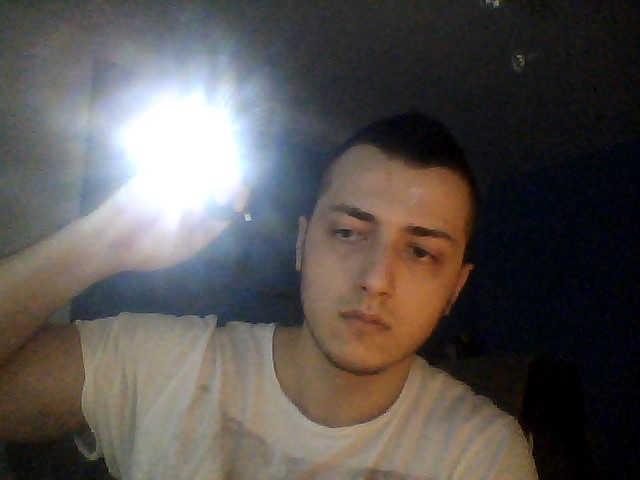
#> input picture roiTest.JPG, 640 x 480 px, found by its file name
$ python ROItest.py   (Python 2 division)   (older library calls are emulated)
#> lines starting #> are read from the running program, lines starting #| are printed output that depends on the picture; after the words box and inside, x2 and y2 are one past the last pixel; in counts of white or black regions, pixels touching at a corner belong together
### softFunctions.py
# -*- coding: utf-8 -*-
"""
Created on Fri Dec 11 15:23:17 2015

Funkcije koriscenje za kolokvijum iz predmeta Soft Kompjuting 2015/16 (Uz neke izmene)

@author: aloha
"""

 #%% IMPORT ALL LIBRARIES

#import potrebnih biblioteka za K-means algoritam
# %matplotlib inline
import numpy as np
import matplotlib.pyplot as plt
from scipy.spatial import distance

#Sklearn biblioteka sa implementiranim K-means algoritmom
from sklearn import datasets
from sklearn.cluster import KMeans
# iris = datasets.load_iris() #Iris dataset koji će se koristiti kao primer https://en.wikipedia.org/wiki/Iris_flower_data_set

#import potrebnih biblioteka
import cv2
import collections

# keras
from keras.models import Sequential
from keras.layers.core import Dense,Activation
from keras.optimizers import SGD

import matplotlib.pylab as pylab
pylab.rcParams['figure.figsize'] = 16, 12 # za prikaz većih slika i plotova, zakomentarisati ako nije potrebno


#%% FUNCTIONS

#Funkcionalnost implementirana u V1
def load_image(path):
#> called with path = 'roiTest.jpg'
    return cv2.cvtColor(cv2.imread(path), cv2.COLOR_BGR2RGB)
def image_gray(image):
    return cv2.cvtColor(image, cv2.COLOR_RGB2GRAY)
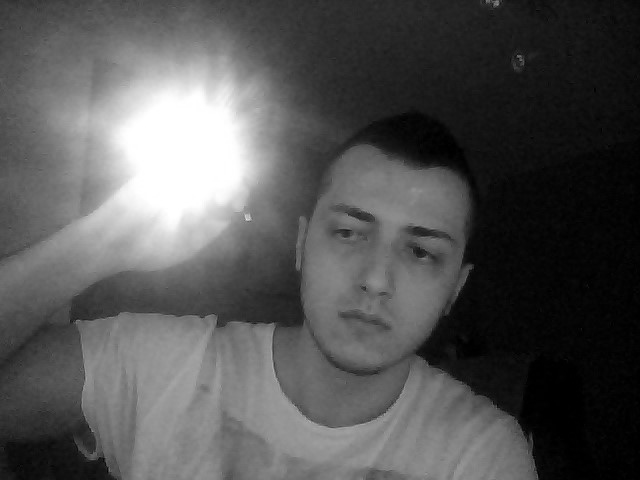
#> returned value: shape (480, 640); min 0, max 255, mean 84.4
# [4 lines left out: function image_bin, not called in this run]
def image_bin_v02(image_gs):
    ret,image_bin = cv2.threshold(image_gs, 200, 255, cv2.THRESH_BINARY)

def image_bin_adaptive(image_gs):
    image_bin = cv2.adaptiveThreshold(image_gs, 255, cv2.ADAPTIVE_THRESH_MEAN_C, cv2.THRESH_BINARY, 35, 10)
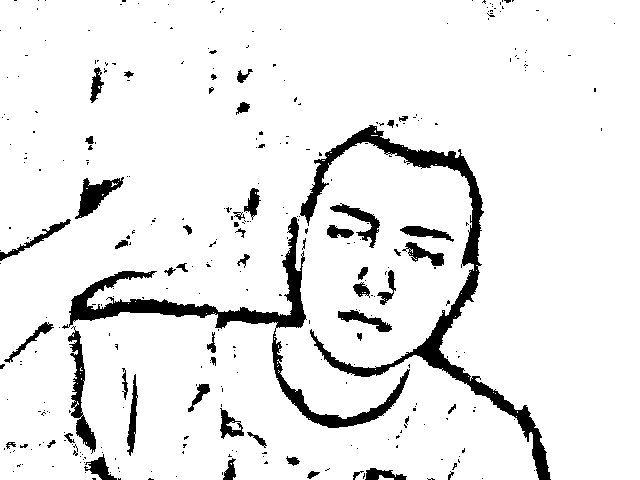
#> image_bin: shape (480, 640); 92.1% white; 335 black regions (279 under 20 px), largest, box (x1, y1, x2, y2) and area: (300, 125, 551, 480) 7833, (62, 217, 410, 428) 6540, (68, 326, 96, 454) 1133
    return image_bin
def invert(image):
    return 255-image
# [4 lines left out: function remove_noise, not called in this run]
def display_image(image, color= False):
    if color:
        plt.imshow(image)
    else:
        plt.imshow(image, 'gray')
def dilate(image):
    kernel = np.ones((3,3)) # strukturni element 3x3 blok
    return cv2.dilate(image, kernel, iterations=1)
def erode(image):
    kernel = np.ones((3,3)) # strukturni element 3x3 blok
    return cv2.erode(image, kernel, iterations=1)

#Funkcionalnost implementirana u V2
def resize_region(region):
    resized = cv2.resize(region,(28,28), interpolation = cv2.INTER_NEAREST)
    return resized
def scale_to_range(image):
    return image / 255
def matrix_to_vector(image):
    return image.flatten()
# [5 lines left out: function prepare_for_ann, not called in this run]
def convert_output(outputs):
    return np.eye(len(outputs))
def winner(output):
    return max(enumerate(output), key=lambda x: x[1])[0]


# [430 lines left out: functions select_roi, create_ann, train_ann, display_result, rotate_regions, merge_regions_my and 4 more, not called in this run]


# E _ N _ D

### ROItest.py
# -*- coding: utf-8 -*-
"""
Created on Fri Dec 11 15:21:45 2015

@author: aloha
"""
 #%% IMPORT ALL LIBRARIES
import softFunctions as sf

import numpy as np
import cv2


#%% import test img
image = sf.load_image('roiTest.jpg')
orig=image.copy()
blur=cv2.blur(image,(5,5))
gray=sf.image_gray(image)
grayBlur=cv2.blur(gray, (5,5))

sf.display_image(grayBlur)

#%% METOD 0 - probati sa select_roi ovo ono
img = sf.image_bin_adaptive(sf.image_gray(image))
img =sf.invert(img)
sf.display_image(img)


#%% METOD 1
# the area of the image with the largest intensity value
(minVal, maxVal, minLoc, maxLoc) = cv2.minMaxLoc(grayBlur)
#> minVal = 0; maxVal = 255; minLoc = (475, 351); maxLoc = (194, 97)
img=orig.copy()
cv2.circle(img, maxLoc, 5, (255, 0, 0), 2)
#> img: shape (480, 640, 3); mean R, G, B 88.1, 83.2, 80.5

sf.display_image(img)
print maxLoc
#| (194, 97)

#%% METOD 2
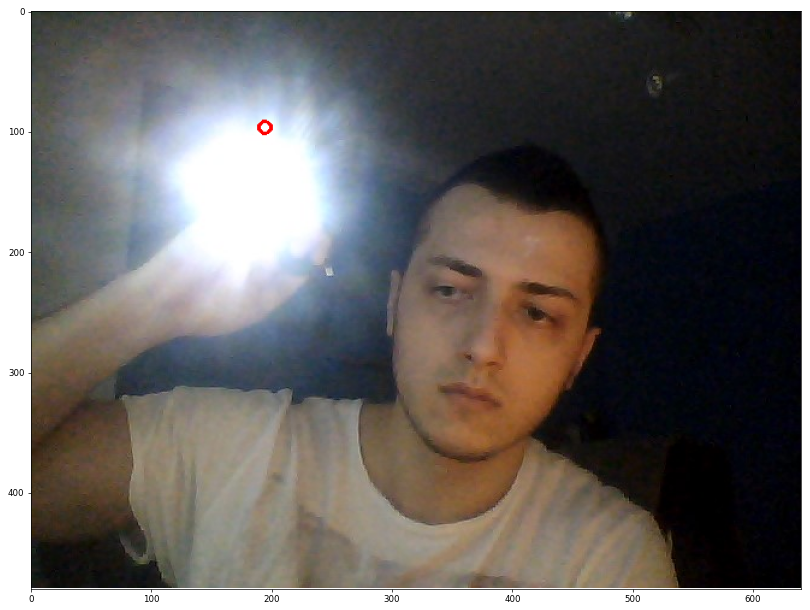
#> figure drawn by matplotlib, 1 panel
